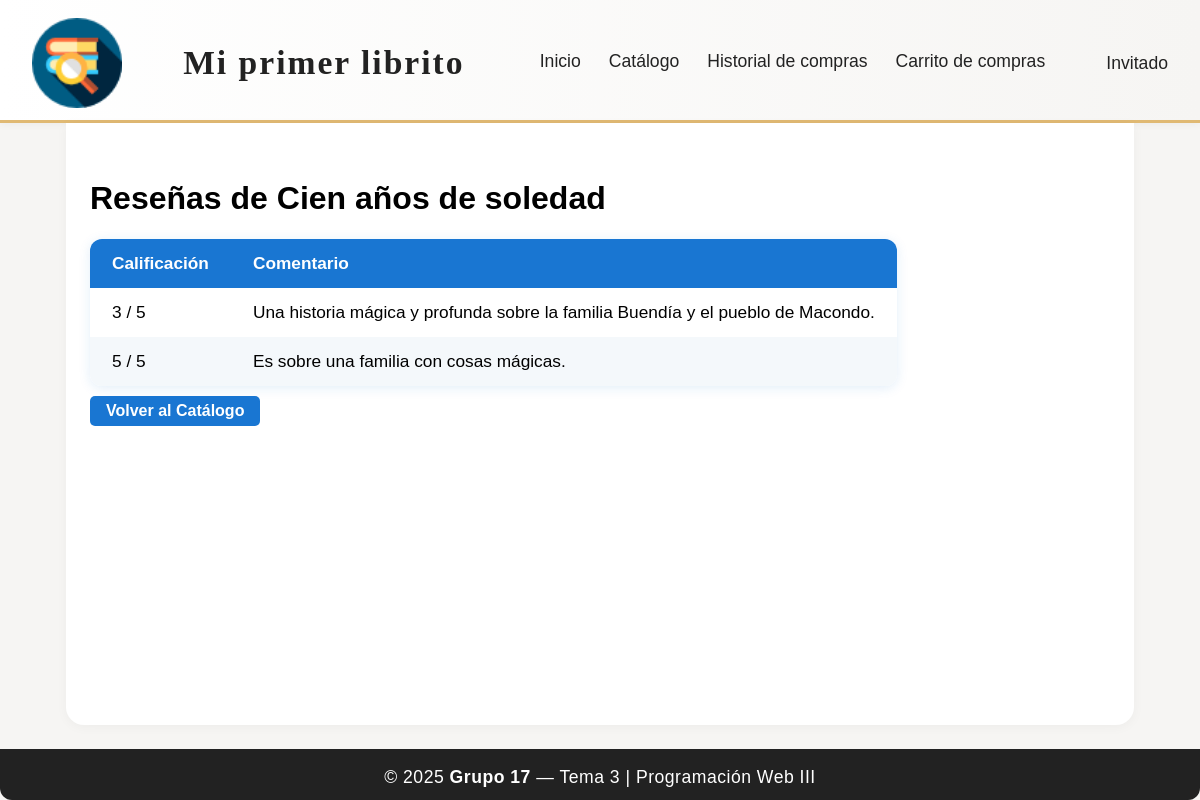
Before: /libro/14/ver_resenas/ with the older database file.
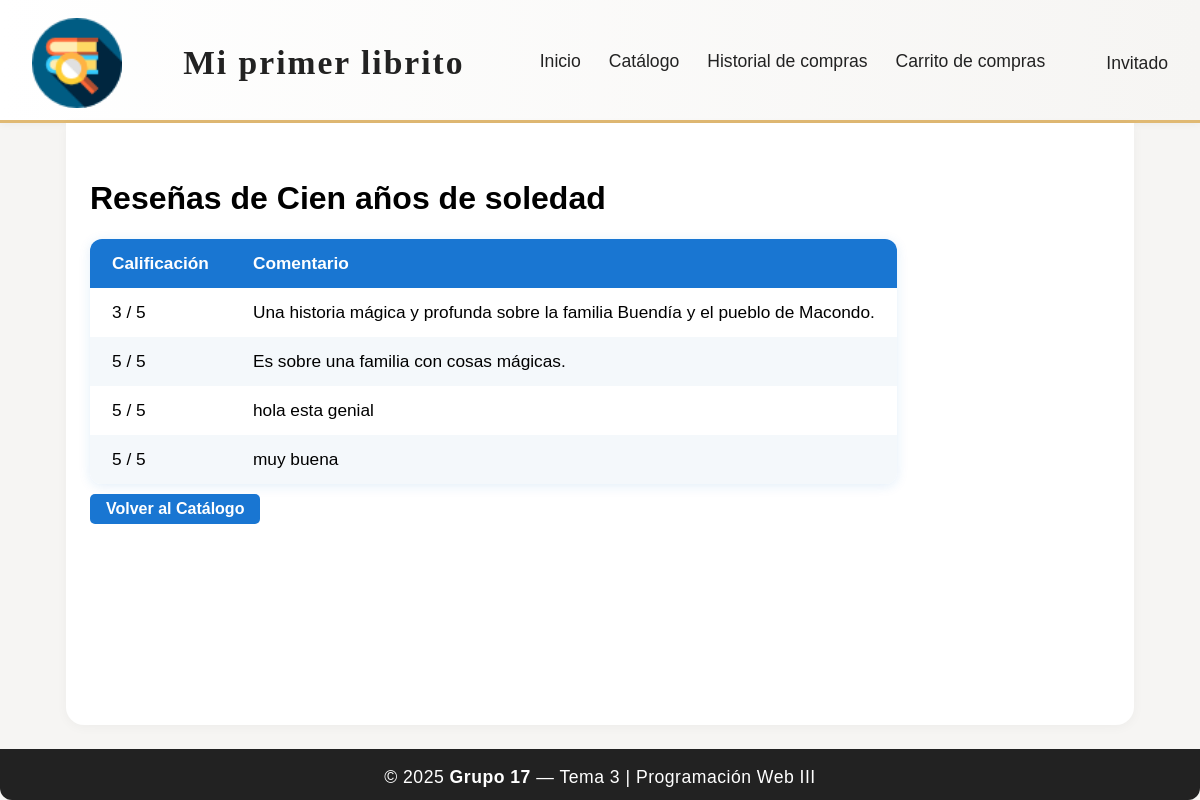
After: the same page with the newer database file.
### app/models.py (models this page shows, shortened)
class Resena(models.Model):
    libro = models.ForeignKey(Libro, on_delete=models.CASCADE, related_name='resenas')
    comentario = models.TextField()
    calificacion = models.IntegerField(choices=[(1, '1 - Muy mala'), (2, '2'), (3, '3'), (4, '4'), (5, '5 - Muy buena')], default=5)

### app/views.py (the view)
# urls.py: path('libro/<int:libro_id>/ver_resenas/', views.ver_resenas, name='ver_resenas'),
def ver_resenas(request, libro_id):
    libro = get_object_or_404(Libro, id=libro_id)
    resenas = Resena.objects.filter(libro=libro)
    return render(request, 'ver_resenas.html', {'libro': libro, 'resenas': resenas})

### app/templates/ver_resenas.html (shortened to what this page needs)
{% load static %}
<!DOCTYPE html>
<html lang="es">
<head>
    <link rel="stylesheet" href="{% static 'estilos.css' %}">
</head>
<body>
    <div class="layout-flex">
        <header class="main-header">
            <div class="header-content">
                <img src="{% static 'img/libreriaicon.png' %}" alt="Logo" class="logo-header">
                <div class="header-title">
                    <span class="logo-text">Mi primer <strong>librito</strong></span>
                </div>
                <nav class="main-nav">
                    <a href="{% url 'inicio' %}">Inicio</a>
                    <a href="{% url 'catalogo_libros' %}">Catálogo</a>
                    <a href="{% url 'historial_compras' %}">Historial de compras</a>
                    <a href="{% url 'ver_carrito' %}">Carrito de compras</a>
                </nav>
                <div class="user-menu">
                    {% if user.is_authenticated %}
                        <span style="color: #388e3c; font-weight: bold;">
                            <svg xmlns="http://www.w3.org/2000/svg" width="18" height="18" viewBox="0 0 24 24" fill="#388e3c" style="vertical-align: middle; margin-right: 4px;"><circle cx="12" cy="12" r="10"/><circle cx="12" cy="10" r="3" fill="#fff"/><path d="M12 13c-3 0-5 1.5-5 3v1h10v-1c0-1.5-2-3-5-3z" fill="#fff"/></svg>
                            {{ user.username }}
                            <a href="{% url 'usuario_logout' %}" class="logout-btn" title="Cerrar sesión" style="margin-left:8px; padding:2px 8px; background:#e74c3c; color:#fff; border-radius:4px; font-size:0.95em; text-decoration:none; font-weight:500; vertical-align:middle;">Salir</a>
                        </span>
                    {% else %}
                        <span>Invitado</span>
                    {% endif %}
                </div>
            </div>
        </header>
        <main class="main-content">
            <h1>Reseñas de {{ libro.titulo }}</h1>
            {% if resenas %}
                <table class="modern-table">
                    <thead>
                        <tr>
                            <th>Calificación</th>
                            <th>Comentario</th>
                        </tr>
                    </thead>
                    <tbody>
                    {% for resena in resenas %}
                        <tr>
                            <td>{{ resena.calificacion }} / 5</td>
                            <td>{{ resena.comentario }}</td>
                        </tr>
                    {% endfor %}
                    </tbody>
                </table>
            {% else %}
                <p>No hay reseñas para este libro.</p>
            {% endif %}
            <a href="{% url 'catalogo_libros' %}" style="display:inline-block; margin-top:10px; padding: 6px 16px; background: #1976d2; color: white; border-radius: 5px; text-decoration: none; font-weight: bold;">Volver al Catálogo</a>
        </main>
        <footer class="main-footer">
            <span>&copy; 2025 <strong>Grupo 17</strong> — Tema 3 | Programación Web III</span>
        </footer>
    </div>
</body>
</html>

Changed rows visible on the page:
added Resena: calificacion "5", comentario "hola esta genial"
added Resena: calificacion "5", comentario "muy buena"
